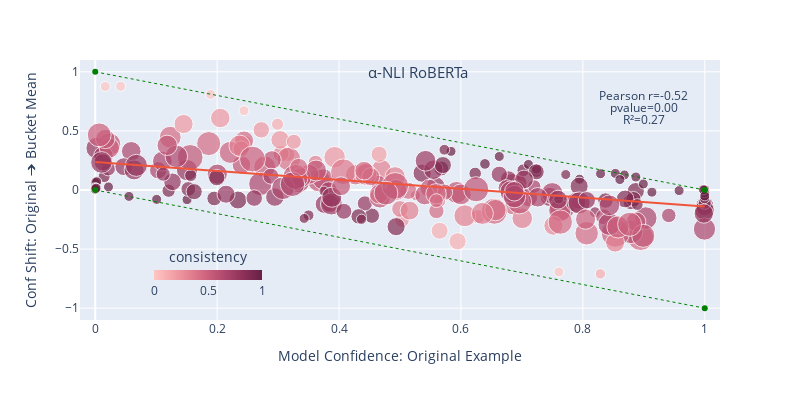
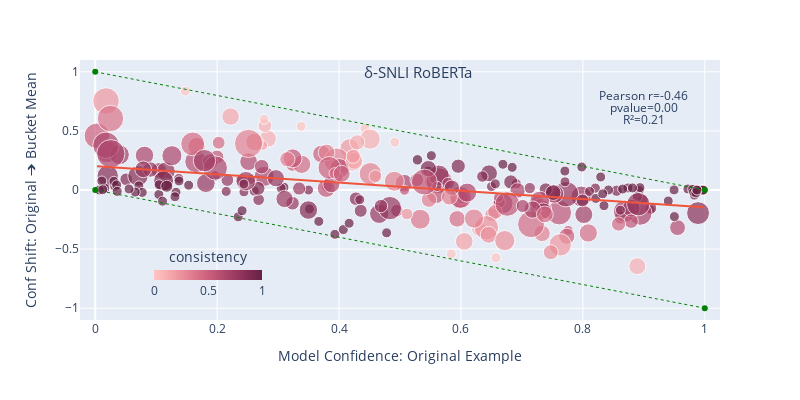
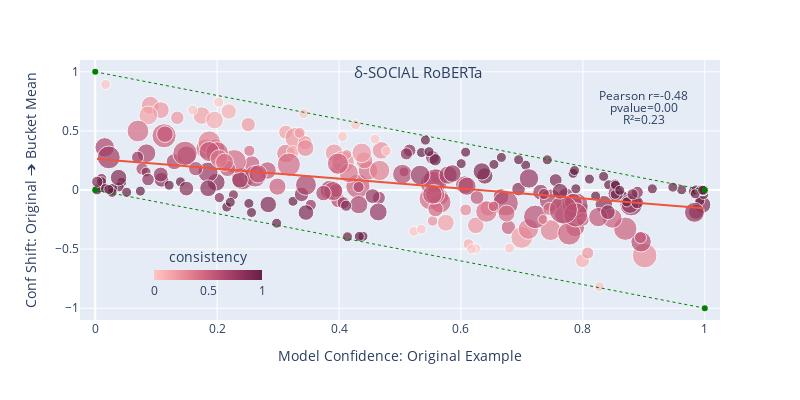
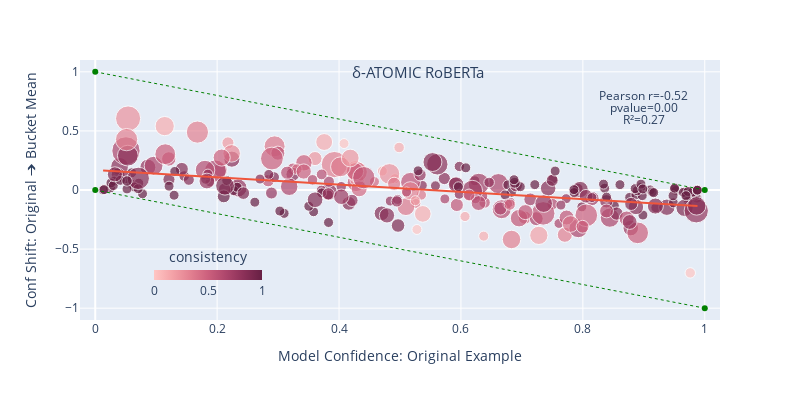

Notebook code for these charts, in order:
### Code cell
plot = plot_buckets('α-NLI RoBERTa', anli_human_bucket_predictions['specialized_roberta'])
plot.write_image('plots/specialized_roberta/anli-human-roberta.pdf')
plot.show()

plot = plot_buckets('δ-SNLI RoBERTa', dnli_human_bucket_predictions['snli']['specialized_roberta'])
plot.write_image('plots/specialized_roberta/snli-human-roberta.pdf')
plot.show()

plot = plot_buckets('δ-SOCIAL RoBERTa', dnli_human_bucket_predictions['social']['specialized_roberta'])
plot.write_image('plots/specialized_roberta/social-human-roberta.pdf')
plot.show()

plot = plot_buckets('δ-ATOMIC RoBERTa', dnli_human_bucket_predictions['atomic']['specialized_roberta'])
plot.write_image('plots/specialized_roberta/atomic-human-roberta.pdf')
plot.show()

### Figure 1 — Plotly figure (JSON) as saved in the notebook; plotly's stock layout.template omitted (floating-point values rounded to 4 significant figures; data arrays with more than 128 entries replaced by an {"elided": "..."} marker saying what was removed)
{"data": [{"customdata": {"elided": "250x1 str values"}, "hovertemplate": "Model Confidence: Original Example=%{x}<br>Conf Shift: Original ➔ Bucket Mean=%{y}<br>bucket_confidence_var=%{marker.size}<br>example_id=%{customdata[0]}<br>consistency=%{marker.color}<extra></extra>", "legendgroup": "", "marker": {"color": {"elided": "250 float values"}, "coloraxis": "coloraxis", "size": {"elided": "250 float values"}, "sizemin": 5, "sizemode": "area", "sizeref": 0.0005898, "symbol": "circle"}, "mode": "markers", "name": "", "orientation": "v", "showlegend": false, "type": "scatter", "x": {"elided": "250 float values"}, "xaxis": "x", "y": {"elided": "250 float values"}, "yaxis": "y"}, {"hovertemplate": "<b>OLS trendline</b><br>conf_shift = -0.375844 * original_confidence + 0.236354<br>R<sup>2</sup>=0.268636<br><br>Model Confidence: Original Example=%{x}<br>Conf Shift: Original ➔ Bucket Mean=%{y} <b>(trend)</b><extra></extra>", "legendgroup": "", "marker": {"sizemin": 5, "symbol": "circle"}, "mode": "lines", "name": "", "showlegend": false, "type": "scatter", "x": {"elided": "250 float values"}, "xaxis": "x", "y": {"elided": "250 float values"}, "yaxis": "y"}, {"line": {"color": "green", "dash": "dot", "width": 1}, "type": "scatter", "x": [0, 1], "y": [1, 0]}, {"line": {"color": "green", "dash": "dot", "width": 1}, "type": "scatter", "x": [0, 1], "y": [0, -1]}], "layout": {"annotations": [{"arrowhead": 0, "font": {"size": 15}, "showarrow": false, "text": "α-NLI RoBERTa", "x": 0.53, "y": 1}, {"arrowhead": 0, "showarrow": false, "text": "Pearson r=-0.52", "x": 0.9, "y": 0.8}, {"arrowhead": 0, "showarrow": false, "text": "pvalue=0.00", "x": 0.9, "y": 0.7}, {"arrowhead": 0, "showarrow": false, "text": "R²=0.27", "x": 0.9, "y": 0.6}], "coloraxis": {"colorbar": {"len": 0.2, "orientation": "h", "thickness": 10, "title": {"side": "top", "text": "consistency"}, "x": 0.2, "y": 0.05}, "colorscale": [[0, "rgb(255, 198, 196)"], [0.1667, "rgb(244, 163, 168)"], [0.3333, "rgb(227, 129, 145)"], [0.5, "rgb(204, 96, 125)"], [0.6667, "rgb(173, 70, 108)"], [0.8333, "rgb(139, 48, 88)"], [1, "rgb(103, 32, 68)"]]}, "height": 400, "legend": {"itemsizing": "constant", "orientation": "h", "tracegroupgap": 0}, "margin": {"t": 60}, "showlegend": false, "width": 800, "xaxis": {"anchor": "y", "domain": [0, 1], "range": [-0.025, 1.025], "title": {"text": "Model Confidence: Original Example"}}, "yaxis": {"anchor": "x", "domain": [0, 1], "range": [-1.1, 1.1], "title": {"text": "Conf Shift: Original ➔ Bucket Mean"}}}}

### Figure 2 — Plotly figure (JSON) as saved in the notebook; plotly's stock layout.template omitted (floating-point values rounded to 4 significant figures; data arrays with more than 128 entries replaced by an {"elided": "..."} marker saying what was removed)
{"data": [{"customdata": {"elided": "250x1 str values"}, "hovertemplate": "Model Confidence: Original Example=%{x}<br>Conf Shift: Original ➔ Bucket Mean=%{y}<br>bucket_confidence_var=%{marker.size}<br>example_id=%{customdata[0]}<br>consistency=%{marker.color}<extra></extra>", "legendgroup": "", "marker": {"color": {"elided": "250 float values"}, "coloraxis": "coloraxis", "size": {"elided": "250 float values"}, "sizemin": 5, "sizemode": "area", "sizeref": 0.0004562, "symbol": "circle"}, "mode": "markers", "name": "", "orientation": "v", "showlegend": false, "type": "scatter", "x": {"elided": "250 float values"}, "xaxis": "x", "y": {"elided": "250 float values"}, "yaxis": "y"}, {"hovertemplate": "<b>OLS trendline</b><br>conf_shift = -0.348741 * original_confidence + 0.201807<br>R<sup>2</sup>=0.210396<br><br>Model Confidence: Original Example=%{x}<br>Conf Shift: Original ➔ Bucket Mean=%{y} <b>(trend)</b><extra></extra>", "legendgroup": "", "marker": {"sizemin": 5, "symbol": "circle"}, "mode": "lines", "name": "", "showlegend": false, "type": "scatter", "x": {"elided": "250 float values"}, "xaxis": "x", "y": {"elided": "250 float values"}, "yaxis": "y"}, {"line": {"color": "green", "dash": "dot", "width": 1}, "type": "scatter", "x": [0, 1], "y": [1, 0]}, {"line": {"color": "green", "dash": "dot", "width": 1}, "type": "scatter", "x": [0, 1], "y": [0, -1]}], "layout": {"annotations": [{"arrowhead": 0, "font": {"size": 15}, "showarrow": false, "text": "δ-SNLI RoBERTa", "x": 0.53, "y": 1}, {"arrowhead": 0, "showarrow": false, "text": "Pearson r=-0.46", "x": 0.9, "y": 0.8}, {"arrowhead": 0, "showarrow": false, "text": "pvalue=0.00", "x": 0.9, "y": 0.7}, {"arrowhead": 0, "showarrow": false, "text": "R²=0.21", "x": 0.9, "y": 0.6}], "coloraxis": {"colorbar": {"len": 0.2, "orientation": "h", "thickness": 10, "title": {"side": "top", "text": "consistency"}, "x": 0.2, "y": 0.05}, "colorscale": [[0, "rgb(255, 198, 196)"], [0.1667, "rgb(244, 163, 168)"], [0.3333, "rgb(227, 129, 145)"], [0.5, "rgb(204, 96, 125)"], [0.6667, "rgb(173, 70, 108)"], [0.8333, "rgb(139, 48, 88)"], [1, "rgb(103, 32, 68)"]]}, "height": 400, "legend": {"itemsizing": "constant", "orientation": "h", "tracegroupgap": 0}, "margin": {"t": 60}, "showlegend": false, "width": 800, "xaxis": {"anchor": "y", "domain": [0, 1], "range": [-0.025, 1.025], "title": {"text": "Model Confidence: Original Example"}}, "yaxis": {"anchor": "x", "domain": [0, 1], "range": [-1.1, 1.1], "title": {"text": "Conf Shift: Original ➔ Bucket Mean"}}}}

### Figure 3 — Plotly figure (JSON) as saved in the notebook; plotly's stock layout.template omitted (floating-point values rounded to 4 significant figures; data arrays with more than 128 entries replaced by an {"elided": "..."} marker saying what was removed)
{"data": [{"customdata": {"elided": "250x1 str values"}, "hovertemplate": "Model Confidence: Original Example=%{x}<br>Conf Shift: Original ➔ Bucket Mean=%{y}<br>bucket_confidence_var=%{marker.size}<br>example_id=%{customdata[0]}<br>consistency=%{marker.color}<extra></extra>", "legendgroup": "", "marker": {"color": {"elided": "250 float values"}, "coloraxis": "coloraxis", "size": {"elided": "250 float values"}, "sizemin": 5, "sizemode": "area", "sizeref": 0.0005806, "symbol": "circle"}, "mode": "markers", "name": "", "orientation": "v", "showlegend": false, "type": "scatter", "x": {"elided": "250 float values"}, "xaxis": "x", "y": {"elided": "250 float values"}, "yaxis": "y"}, {"hovertemplate": "<b>OLS trendline</b><br>conf_shift = -0.418185 * original_confidence + 0.263899<br>R<sup>2</sup>=0.227172<br><br>Model Confidence: Original Example=%{x}<br>Conf Shift: Original ➔ Bucket Mean=%{y} <b>(trend)</b><extra></extra>", "legendgroup": "", "marker": {"sizemin": 5, "symbol": "circle"}, "mode": "lines", "name": "", "showlegend": false, "type": "scatter", "x": {"elided": "250 float values"}, "xaxis": "x", "y": {"elided": "250 float values"}, "yaxis": "y"}, {"line": {"color": "green", "dash": "dot", "width": 1}, "type": "scatter", "x": [0, 1], "y": [1, 0]}, {"line": {"color": "green", "dash": "dot", "width": 1}, "type": "scatter", "x": [0, 1], "y": [0, -1]}], "layout": {"annotations": [{"arrowhead": 0, "font": {"size": 15}, "showarrow": false, "text": "δ-SOCIAL RoBERTa", "x": 0.53, "y": 1}, {"arrowhead": 0, "showarrow": false, "text": "Pearson r=-0.48", "x": 0.9, "y": 0.8}, {"arrowhead": 0, "showarrow": false, "text": "pvalue=0.00", "x": 0.9, "y": 0.7}, {"arrowhead": 0, "showarrow": false, "text": "R²=0.23", "x": 0.9, "y": 0.6}], "coloraxis": {"colorbar": {"len": 0.2, "orientation": "h", "thickness": 10, "title": {"side": "top", "text": "consistency"}, "x": 0.2, "y": 0.05}, "colorscale": [[0, "rgb(255, 198, 196)"], [0.1667, "rgb(244, 163, 168)"], [0.3333, "rgb(227, 129, 145)"], [0.5, "rgb(204, 96, 125)"], [0.6667, "rgb(173, 70, 108)"], [0.8333, "rgb(139, 48, 88)"], [1, "rgb(103, 32, 68)"]]}, "height": 400, "legend": {"itemsizing": "constant", "orientation": "h", "tracegroupgap": 0}, "margin": {"t": 60}, "showlegend": false, "width": 800, "xaxis": {"anchor": "y", "domain": [0, 1], "range": [-0.025, 1.025], "title": {"text": "Model Confidence: Original Example"}}, "yaxis": {"anchor": "x", "domain": [0, 1], "range": [-1.1, 1.1], "title": {"text": "Conf Shift: Original ➔ Bucket Mean"}}}}

### Figure 4 — Plotly figure (JSON) as saved in the notebook; plotly's stock layout.template omitted (floating-point values rounded to 4 significant figures; data arrays with more than 128 entries replaced by an {"elided": "..."} marker saying what was removed)
{"data": [{"customdata": {"elided": "250x1 str values"}, "hovertemplate": "Model Confidence: Original Example=%{x}<br>Conf Shift: Original ➔ Bucket Mean=%{y}<br>bucket_confidence_var=%{marker.size}<br>example_id=%{customdata[0]}<br>consistency=%{marker.color}<extra></extra>", "legendgroup": "", "marker": {"color": {"elided": "250 float values"}, "coloraxis": "coloraxis", "size": {"elided": "250 float values"}, "sizemin": 5, "sizemode": "area", "sizeref": 0.0004077, "symbol": "circle"}, "mode": "markers", "name": "", "orientation": "v", "showlegend": false, "type": "scatter", "x": {"elided": "250 float values"}, "xaxis": "x", "y": {"elided": "250 float values"}, "yaxis": "y"}, {"hovertemplate": "<b>OLS trendline</b><br>conf_shift = -0.308126 * original_confidence + 0.16865<br>R<sup>2</sup>=0.273681<br><br>Model Confidence: Original Example=%{x}<br>Conf Shift: Original ➔ Bucket Mean=%{y} <b>(trend)</b><extra></extra>", "legendgroup": "", "marker": {"sizemin": 5, "symbol": "circle"}, "mode": "lines", "name": "", "showlegend": false, "type": "scatter", "x": {"elided": "250 float values"}, "xaxis": "x", "y": {"elided": "250 float values"}, "yaxis": "y"}, {"line": {"color": "green", "dash": "dot", "width": 1}, "type": "scatter", "x": [0, 1], "y": [1, 0]}, {"line": {"color": "green", "dash": "dot", "width": 1}, "type": "scatter", "x": [0, 1], "y": [0, -1]}], "layout": {"annotations": [{"arrowhead": 0, "font": {"size": 15}, "showarrow": false, "text": "δ-ATOMIC RoBERTa", "x": 0.53, "y": 1}, {"arrowhead": 0, "showarrow": false, "text": "Pearson r=-0.52", "x": 0.9, "y": 0.8}, {"arrowhead": 0, "showarrow": false, "text": "pvalue=0.00", "x": 0.9, "y": 0.7}, {"arrowhead": 0, "showarrow": false, "text": "R²=0.27", "x": 0.9, "y": 0.6}], "coloraxis": {"colorbar": {"len": 0.2, "orientation": "h", "thickness": 10, "title": {"side": "top", "text": "consistency"}, "x": 0.2, "y": 0.05}, "colorscale": [[0, "rgb(255, 198, 196)"], [0.1667, "rgb(244, 163, 168)"], [0.3333, "rgb(227, 129, 145)"], [0.5, "rgb(204, 96, 125)"], [0.6667, "rgb(173, 70, 108)"], [0.8333, "rgb(139, 48, 88)"], [1, "rgb(103, 32, 68)"]]}, "height": 400, "legend": {"itemsizing": "constant", "orientation": "h", "tracegroupgap": 0}, "margin": {"t": 60}, "showlegend": false, "width": 800, "xaxis": {"anchor": "y", "domain": [0, 1], "range": [-0.025, 1.025], "title": {"text": "Model Confidence: Original Example"}}, "yaxis": {"anchor": "x", "domain": [0, 1], "range": [-1.1, 1.1], "title": {"text": "Conf Shift: Original ➔ Bucket Mean"}}}}
